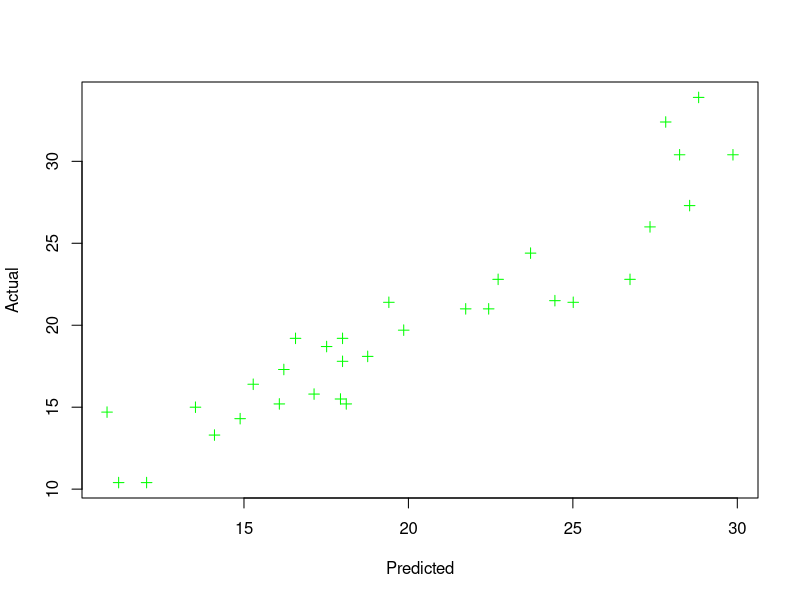

This figure's R source:
## ---- chunk 1
RegModel <- lm(mpg ~ factor(cyl) + disp + hp + wt +factor(am), data=mtcars)
RegModel$coefficients
## ---- chunk 2
Predicted <- predict(RegModel)
plot(Predicted, mtcars$mpg, xlab = "Predicted", ylab = "Actual", col= "green", pch = 3)
